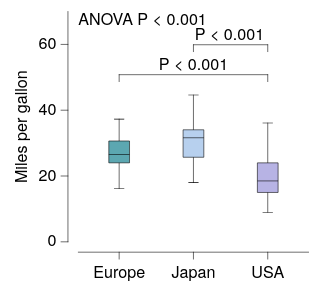

Here is the Vega-Lite specification saved for this chart:
### Vega-Lite specification from a JSON file in a GitHub repository (floating-point values rounded to 4 significant figures; data arrays with more than 128 entries replaced by an {"elided": "..."} marker saying what was removed)
{"background": null, "config": {"arc": {"fill": "#DBDBDB", "fillOpacity": 1.0, "innerRadius": 25.0, "padAngle": 0.03, "stroke": "black", "strokeOpacity": 1, "strokeWidth": 0.25}, "area": {"fill": "#DBDBDB", "fillOpacity": 1.0, "stroke": "black", "strokeOpacity": 1, "strokeWidth": 0.25}, "axis": {"domain": true, "domainCap": "round", "domainColor": "black", "domainWidth": 0.25, "grid": false, "gridCap": "round", "gridColor": "#F1F1F1", "gridDash": [0, 0], "gridOpacity": 1.0, "gridWidth": 0.25, "labelColor": "black", "labelFont": "Helvetica Neue, HelveticaNeue, Helvetica, Arial, sans-serif", "labelFontSize": 7, "labelFontStyle": "normal", "labelFontWeight": 400, "offset": 4.5, "ticks": true, "tickCap": "round", "tickColor": "black", "tickRound": false, "tickSize": 3, "tickWidth": 0.25, "titleColor": "black", "titleFont": "Helvetica Neue, HelveticaNeue, Helvetica, Arial, sans-serif", "titleFontSize": 7, "titleFontStyle": "normal", "titleFontWeight": 400}, "axisX": {"domain": true, "labelAlign": "center", "labelAngle": 0, "labels": true, "ticks": true, "translate": 0}, "axisY": {"domain": true, "labelAlign": "right", "labelAngle": 0, "labels": true, "ticks": true, "translate": 0}, "axisRight": {"domain": true, "labelAlign": "left", "labelAngle": 0, "labels": true, "ticks": true, "translate": 0}, "axisTop": {"domain": true, "labelAlign": "center", "labelAngle": 0, "labels": true, "ticks": true, "translate": 0}, "axisBand": {"tickOffset": 0}, "bar": {"fill": "#DBDBDB", "fillOpacity": 1.0, "stroke": "black", "strokeOpacity": 1, "strokeWidth": 0.25}, "boxplot": {"size": 9.0, "ticks": {"cornerRadius": 0.25, "fill": "black", "opacity": 1, "size": 4.5, "thickness": 0.25}, "box": {"fillOpacity": 1.0, "stroke": "black", "strokeOpacity": 1, "strokeWidth": 0.25}, "median": {"cornerRadius": 0, "fill": "black", "fillOpacity": 1.0, "opacity": 1, "size": 9.0, "thickness": 0.25}, "rule": {"fill": "black", "fillOpacity": 1.0, "size": 10.0, "stroke": "black", "strokeDash": [0, 0], "strokeOpacity": 1, "strokeWidth": 0.25}, "outliers": {"color": "black", "fill": "black", "fillOpacity": 1.0, "size": 0, "stroke": "black", "strokeOpacity": 1, "strokeWidth": 0.25}}, "circle": {"fill": "black", "fillOpacity": 1.0, "size": 1.25, "stroke": null, "strokeOpacity": 1, "strokeWidth": 0.25}, "errorband": {"band": {"fillOpacity": 0.6, "stroke": null, "strokeWidth": 0.25, "strokeOpacity": 1}, "borders": {"opacity": 0, "strokeOpacity": 0.25, "strokeWidth": 1}}, "errorbar": {"opacity": 1, "rule": {"strokeDash": [0, 0], "strokeWidth": 0.25}, "ticks": {"color": "black", "cornerRadius": 0.125, "opacity": 1, "size": 6.0, "thickness": 0.25}, "thickness": 0.25}, "font": "Helvetica Neue, HelveticaNeue, Helvetica, Arial, sans-serif", "geoshape": {"fill": "#DBDBDB", "fillOpacity": 1.0, "stroke": "black", "strokeOpacity": 1, "strokeWidth": 0.25}, "header": {"labelColor": "black", "labelFont": "Helvetica Neue, HelveticaNeue, Helvetica, Arial, sans-serif", "labelFontSize": 7, "labelFontStyle": "normal", "labelFontWeight": 400, "titleColor": "black", "titleFont": "Helvetica Neue, HelveticaNeue, Helvetica, Arial, sans-serif", "titleFontSize": 7, "titleFontStyle": "normal", "titleFontWeight": 400, "titlePadding": 0}, "legend": {"disable": false, "offset": 4.5, "titlePadding": 4, "labelOffset": 2, "gradientLabelOffset": 2, "gradientLength": 50.0, "gradientThickness": 5.0, "gradientOpacity": 1.0, "gradientStrokeColor": "black", "gradientStrokeWidth": 0.25, "labelColor": "black", "labelFont": "Helvetica Neue, HelveticaNeue, Helvetica, Arial, sans-serif", "labelFontSize": 7, "labelFontStyle": "normal", "labelFontWeight": 400, "strokeColor": "black", "strokeWidth": 0, "symbolSize": 42, "symbolStrokeColor": "black", "symbolStrokeWidth": 0.25, "titleColor": "black", "titleFont": "Helvetica Neue, HelveticaNeue, Helvetica, Arial, sans-serif", "titleFontSize": 7, "titleFontStyle": "normal", "titleFontWeight": 400}, "line": {"color": "black", "stroke": "black", "strokeCap": "butt", "strokeDash": [0, 0], "strokeOpacity": 1, "strokeWidth": 0.5}, "point": {"filled": true, "fill": "#DBDBDB", "fillOpacity": 1.0, "size": 5.0, "stroke": "black", "strokeOpacity": 1, "strokeWidth": 0.25}, "range": {"category": ["#5CA7B1", "#B7D0EE", "#B7B3E4", "#B3DAB5", "#F5E1B3", "#3D727B", "#809DC7", "#867DAC", "#80A988", "#CBB17A", "#204148", "#546B94", "#584C77", "#507B5F", "#9D824D"], "diverging": {"scheme": ["#6F572A", "#876E43", "#9E875F", "#B5A17F", "#CABBA2", "#DCD6CC", "#F4F1E9", "#C9D7DA", "#9DBFC6", "#78A5AF", "#558B96", "#36717C", "#1A5762"]}, "heatmap": {"scheme": ["#32022B", "#43044D", "#4C196E", "#4D338C", "#484DA6", "#3A68BB", "#1D83CA", "#1D9CCB", "#23B5C9", "#28CDC5", "#4DE0B4", "#91EE9F"]}, "ordinal": {"scheme": ["#F1F1F1", "#DBDBDB", "#C6C6C6", "#B2B2B2", "#9D9D9D", "#898989", "#767676", "#636363", "#515151", "#404040", "#2F2F2F", "#1F1F1F"]}, "ramp": {"scheme": ["#32022B", "#43044D", "#4C196E", "#4D338C", "#484DA6", "#3A68BB", "#1D83CA", "#1D9CCB", "#23B5C9", "#28CDC5", "#4DE0B4", "#91EE9F"]}}, "rule": {"color": "black", "stroke": "black", "strokeCap": "round", "strokeDash": [2, 2], "strokeOpacity": 1, "strokeWidth": 0.25}, "scale": {"bandPaddingInner": 0.1, "bandPaddingOuter": 0.1, "round": false}, "rect": {"fill": "#DBDBDB", "fillOpacity": 1.0, "stroke": "black", "strokeOpacity": 1, "strokeWidth": 0.25}, "square": {"fill": "#DBDBDB", "fillOpacity": 1.0, "size": 10.0, "stroke": "black", "strokeOpacity": 1, "strokeWidth": 0.25}, "text": {"color": "black", "font": "Helvetica Neue, HelveticaNeue, Helvetica, Arial, sans-serif", "fontSize": 7, "fontStyle": "normal", "fontWeight": 400}, "tick": {"color": "black", "cornerRadius": 0.125, "opacity": 1.0, "size": 9.0, "thickness": 0.25}, "title": {"anchor": "middle", "frame": "group", "color": "black", "font": "Helvetica Neue, HelveticaNeue, Helvetica, Arial, sans-serif", "fontSize": 7, "fontStyle": "normal", "fontWeight": 400, "subtitleColor": "black", "subtitleFont": "Helvetica Neue, HelveticaNeue, Helvetica, Arial, sans-serif", "subtitleFontSize": "Helvetica Neue, HelveticaNeue, Helvetica, Arial, sans-serif", "subtitleFontStyle": "normal", "subtitleFontWeight": 400}, "trail": {"color": "black", "opacity": 1, "size": 0.5}, "view": {"continuousWidth": 100, "continuousHeight": 100, "discreteWidth": 100, "discreteHeight": 100, "fill": null, "stroke": null, "strokeWidth": 0.25}}, "layer": [{"data": {"name": "data-84942684f44a0939f6e50b33ec91a880"}, "mark": {"type": "boxplot"}, "encoding": {"color": {"field": "Origin", "legend": null, "type": "nominal"}, "x": {"field": "Origin", "sort": ["Europe", "Japan", "USA"], "title": null, "type": "nominal"}, "y": {"field": "Miles_per_Gallon", "title": "Miles per gallon", "type": "quantitative"}}}, {"layer": [{"data": {"values": [{"__dysonsphere__": 1}]}, "mark": {"type": "text", "align": "left", "angle": 0, "baseline": "top", "dx": 0, "dy": 0, "fontSize": 7, "opacity": 1.0}, "encoding": {"text": {"value": "ANOVA P < 0.001"}, "x": {"value": 0}, "y": {"value": 0}}}, {"layer": [{"data": {"values": [{"x": "Europe", "x2": "USA", "y": 46.6, "__dysonsphere__": 1}]}, "mark": {"type": "rule", "strokeCap": "round", "strokeDash": [0, 0], "strokeWidth": 0.25, "yOffset": -6.0}, "encoding": {"x": {"field": "x", "type": "nominal"}, "x2": {"field": "x2"}, "y": {"field": "y", "scale": {"domainMax": 70.0}, "type": "quantitative"}}}, {"data": {"values": [{"x": "Europe", "y": 46.6, "y2": 46.6, "__dysonsphere__": 1}]}, "mark": {"type": "rule", "strokeCap": "round", "strokeDash": [0, 0], "strokeWidth": 0.25, "y2Offset": -3.0, "yOffset": -6.0}, "encoding": {"x": {"field": "x", "type": "nominal"}, "y": {"field": "y", "type": "quantitative"}, "y2": {"field": "y2"}}}, {"data": {"values": [{"x": "USA", "y": 46.6, "y2": 46.6, "__dysonsphere__": 1}]}, "mark": {"type": "rule", "strokeCap": "round", "strokeDash": [0, 0], "strokeWidth": 0.25, "y2Offset": -3.0, "yOffset": -6.0}, "encoding": {"x": {"field": "x", "type": "nominal"}, "y": {"field": "y", "type": "quantitative"}, "y2": {"field": "y2"}}}, {"data": {"values": [{"y": 46.6, "label": "P < 0.001", "__dysonsphere__": 1}]}, "mark": {"type": "text", "align": "center", "dy": -10.0, "fontSize": 7}, "encoding": {"text": {"field": "label", "type": "nominal"}, "x": {"value": 50.0}, "y": {"field": "y", "type": "quantitative"}}}]}, {"layer": [{"data": {"values": [{"x": "Japan", "x2": "USA", "y": 46.6, "__dysonsphere__": 1}]}, "mark": {"type": "rule", "strokeCap": "round", "strokeDash": [0, 0], "strokeWidth": 0.25, "yOffset": -19.0}, "encoding": {"x": {"field": "x", "type": "nominal"}, "x2": {"field": "x2"}, "y": {"field": "y", "type": "quantitative"}}}, {"data": {"values": [{"x": "Japan", "y": 46.6, "y2": 46.6, "__dysonsphere__": 1}]}, "mark": {"type": "rule", "strokeCap": "round", "strokeDash": [0, 0], "strokeWidth": 0.25, "y2Offset": -16.0, "yOffset": -19.0}, "encoding": {"x": {"field": "x", "type": "nominal"}, "y": {"field": "y", "type": "quantitative"}, "y2": {"field": "y2"}}}, {"data": {"values": [{"x": "USA", "y": 46.6, "y2": 46.6, "__dysonsphere__": 1}]}, "mark": {"type": "rule", "strokeCap": "round", "strokeDash": [0, 0], "strokeWidth": 0.25, "y2Offset": -16.0, "yOffset": -19.0}, "encoding": {"x": {"field": "x", "type": "nominal"}, "y": {"field": "y", "type": "quantitative"}, "y2": {"field": "y2"}}}, {"data": {"values": [{"y": 46.6, "label": "P < 0.001", "__dysonsphere__": 1}]}, "mark": {"type": "text", "align": "center", "dy": -23.0, "fontSize": 7}, "encoding": {"text": {"field": "label", "type": "nominal"}, "x": {"value": 65.62}, "y": {"field": "y", "type": "quantitative"}}}]}], "name": "__dysonsphere_a9b257f8a1ec4766_1"}], "$schema": "https://vega.github.io/schema/vega-lite/v6.4.1.json", "datasets": {"data-84942684f44a0939f6e50b33ec91a880": {"elided": "398 records"}}}
